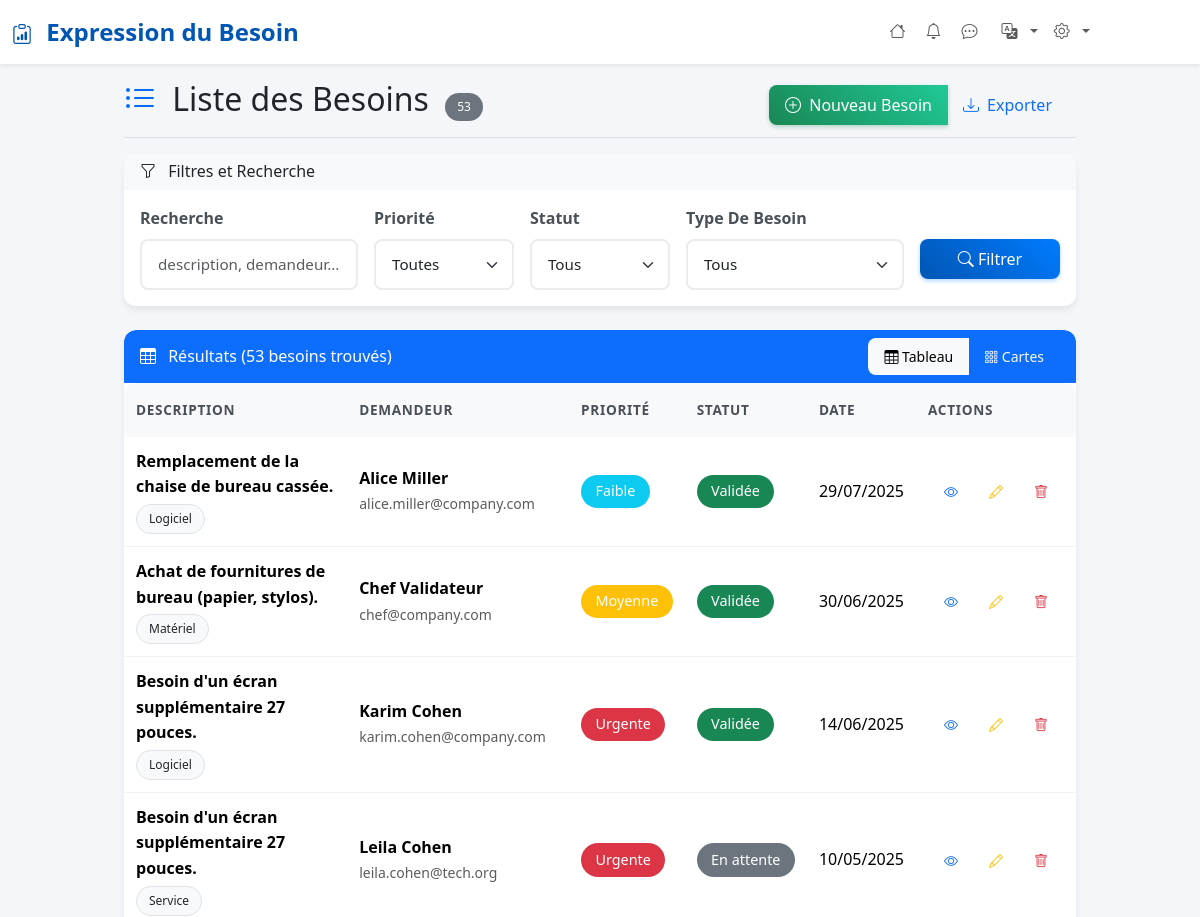
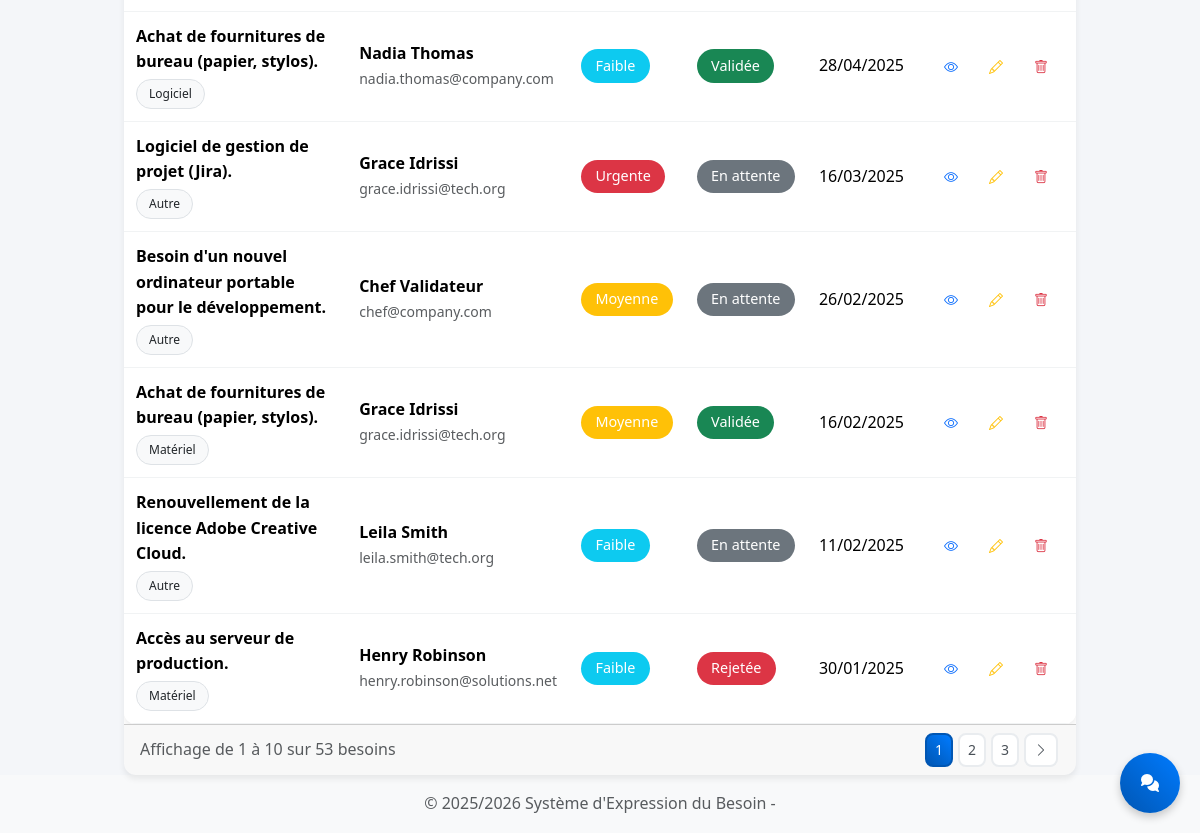
The app's page /pages/liste-besoins.php (signed in), older data (2 pictures, top to bottom).
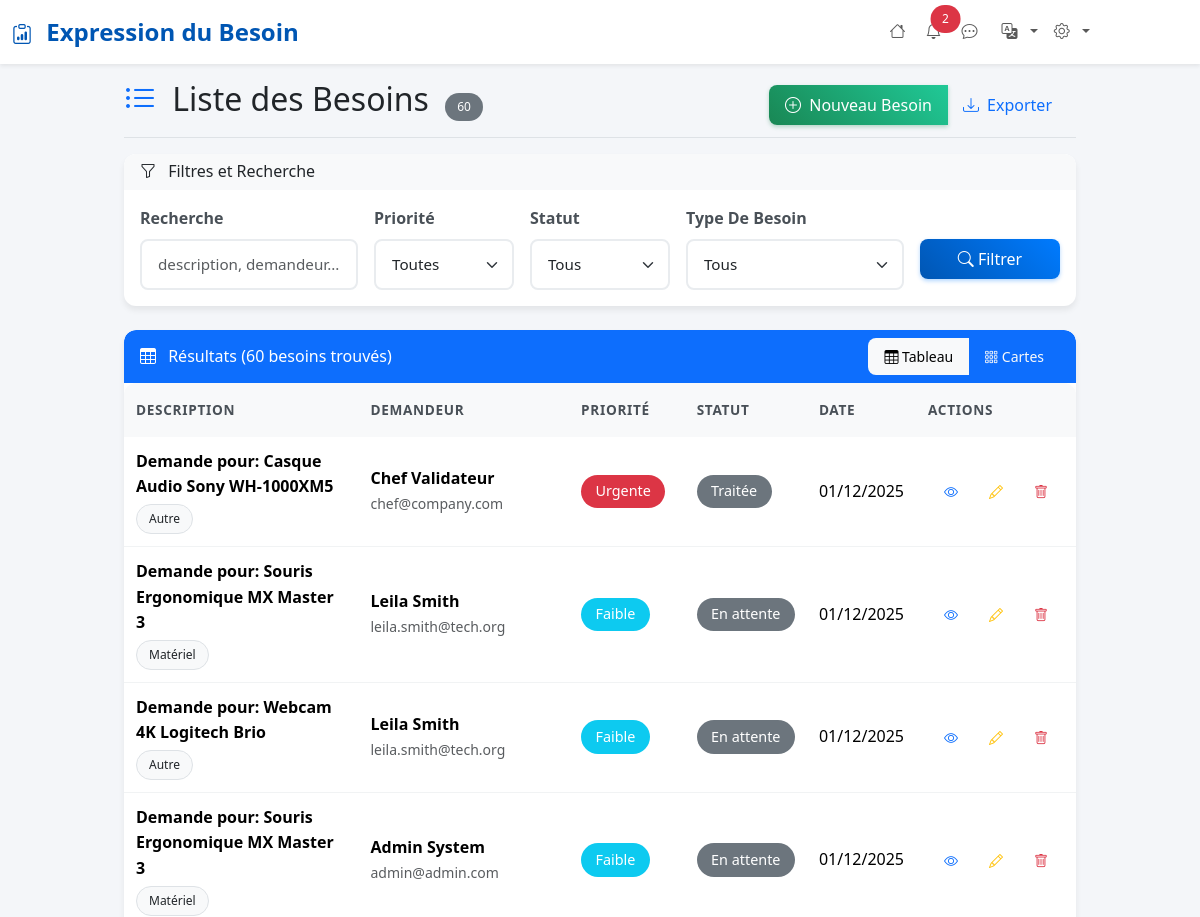
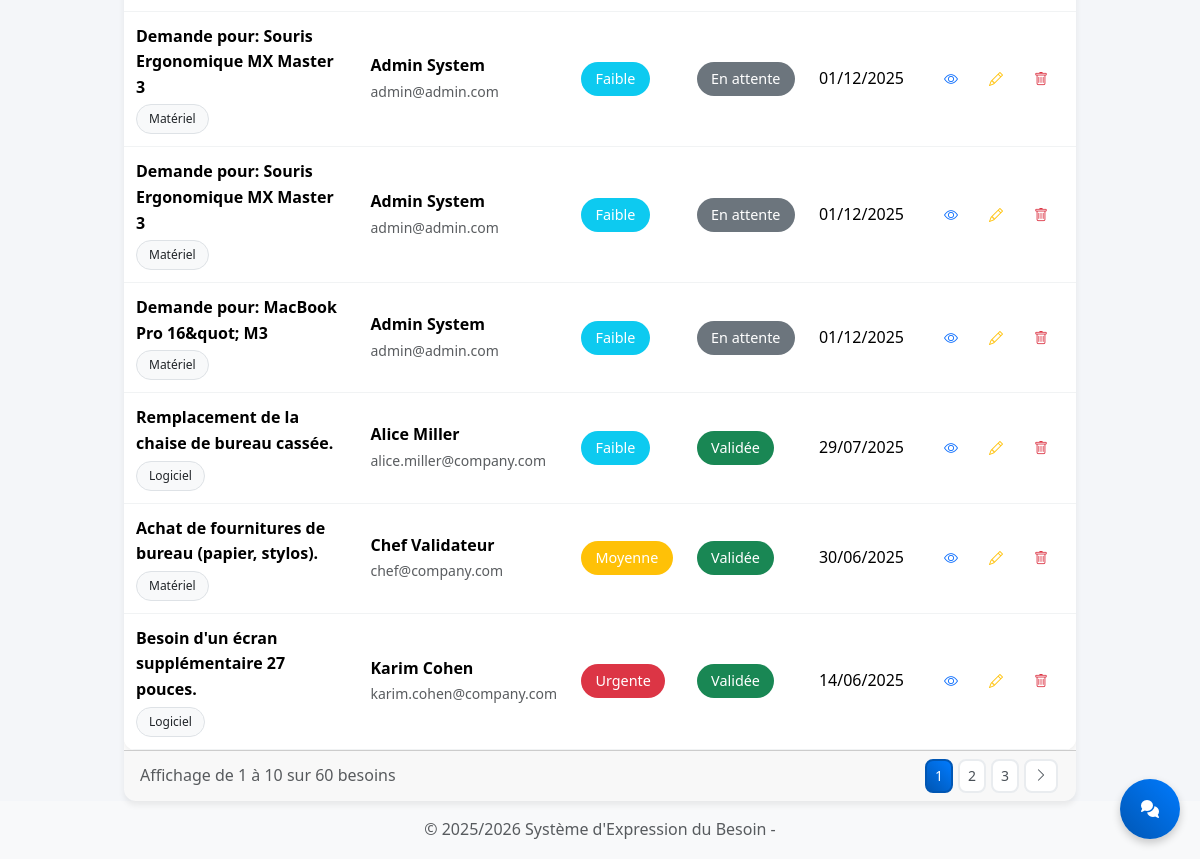
The same page, newer data (2 pictures, top to bottom).
### tables this page shows
CREATE TABLE `demandes` (
  `id` int(11) NOT NULL,
  `user_id` int(11) NOT NULL,
  `type_besoin_id` int(11) NOT NULL,
  `description` text NOT NULL,
  `urgence` enum('Faible','Moyenne','Urgente') NOT NULL DEFAULT 'Faible',
  `statut` enum('En attente','En cours de validation','Traitée') NOT NULL DEFAULT 'En attente',
  `date_creation` datetime DEFAULT current_timestamp()
);

CREATE TABLE `types_besoins` (
  `id` int(11) NOT NULL,
  `libelle` varchar(100) NOT NULL
);

CREATE TABLE `users` (
  `id` int(11) NOT NULL,
  `nom` varchar(255) NOT NULL,
  `email` varchar(255) NOT NULL,
  `password` varchar(255) NOT NULL,
  `role` enum('Demandeur','Validateur','Administrateur') NOT NULL DEFAULT 'Demandeur',
  `created_at` timestamp NOT NULL DEFAULT current_timestamp(),
  `service_id` int(11) NOT NULL DEFAULT 1
);

### includes/functions.php (called while the page is built, shortened)
<?php
function formatDate($date, $format = 'd/m/Y') {
    $dateTime = new DateTime($date);
    return $dateTime->format($format);
}
function getPriorityClass($priority) {
    switch($priority) {
        case 'Urgente':
        case 'Rejetée':
            return 'danger';
        case 'Validée': return 'success';
        case 'Moyenne': return 'warning';
        case 'Faible': return 'info';
        default: return 'secondary';
    }
}
function paginate($totalItems, $itemsPerPage = 10, $currentPage = 1) {
    $totalPages = ceil($totalItems / $itemsPerPage);
    $currentPage = max(1, min($totalPages, $currentPage));
    $offset = ($currentPage - 1) * $itemsPerPage;
    return [
        'total_items' => $totalItems,
        'items_per_page' => $itemsPerPage,
        'total_pages' => $totalPages,
        'current_page' => $currentPage,
        'offset' => $offset,
        'has_previous' => $currentPage > 1,
        'has_next' => $currentPage < $totalPages
    ];
}
function getBesoins($filters = [], $limit = 10, $offset = 0) {
    $conn = getConnection();
    $where = [];
    $params = [];
    $whereClause = !empty($where) ? ' WHERE ' . implode(' AND ', $where) : '';
    $countQuery = "
        SELECT COUNT(*) as total
        FROM demandes d
        LEFT JOIN validation v ON v.demande_id = d.id
        JOIN types_besoins t ON d.type_besoin_id = t.id
        JOIN users u ON d.user_id = u.id
        $whereClause
    ";
    $stmt = $conn->prepare($countQuery);
    $stmt->execute($params);
    $total = (int) $stmt->fetch()['total'];
    $query = "
        SELECT
            d.*,
            t.libelle AS type_besoin,
            u.nom AS demandeur_nom,
            u.email AS demandeur_email,
            CASE
                WHEN v.demande_id IS NULL THEN d.statut
                ELSE v.statut_validation
            END AS statut_final
        FROM demandes d
        LEFT JOIN validation v ON v.demande_id = d.id
        JOIN types_besoins t ON d.type_besoin_id = t.id
        JOIN users u ON d.user_id = u.id
        $whereClause
        ORDER BY d.date_creation DESC
        LIMIT :limit OFFSET :offset
    ";
    $stmt = $conn->prepare($query);
    $stmt->bindValue(':limit', (int)$limit, PDO::PARAM_INT);
    $stmt->bindValue(':offset', (int)$offset, PDO::PARAM_INT);
    $stmt->execute();
    $besoins = $stmt->fetchAll(PDO::FETCH_ASSOC);
    return [
        'besoins' => $besoins,
        'total' => $total
    ];
}
function getUnreadMessages(int $user_id):int{
    $pdo = getConnection();
    $sql = "
        SELECT COUNT(*) FROM Conversations
        WHERE receiver_id = :receiver_id AND is_read = 0;
    ";
    $stmt = $pdo->prepare($sql);
    $stmt->execute([
        "receiver_id"   => $user_id
    ]);
    return (int) $stmt->fetchColumn();
}
function getUnreadNotificationCount(int $serviceId,$isAdmin = 0): int {
    $pdo = getConnection();
    $stmt = $pdo->prepare("SELECT COUNT(*) FROM notifications WHERE service_id = :service_id AND seen = 0");
    $stmt->execute([':service_id' => $serviceId]);
    return (int) $stmt->fetchColumn();
}
?>

### pages/liste-besoins.php (the view, shortened to what the changed rows need)
<?php
include '../includes/header.php';
$page = max(1, intval($_GET['page'] ?? 1));
$itemsPerPage = 10;
$filters = [
    'priorite' => sanitize($_GET['priorite'] ?? ''),
    'statut' => sanitize($_GET['statut'] ?? ''),
    'categorie' => sanitize($_GET['categorie'] ?? ''),
    'search' => sanitize($_GET['search'] ?? '')
];
try {
    $result = getBesoins($filters, $itemsPerPage, ($page - 1) * $itemsPerPage);
    $besoins = $result['besoins'];
    $totalBesoins = $result['total'];
    $pagination = paginate($totalBesoins, $itemsPerPage, $page);
} catch (Exception $e) {
    setFlashMessage('error', 'Erreur lors du chargement des besoins : ' . $e->getMessage());
    $besoins = [];
    $totalBesoins = 0;
    $pagination = paginate(0, $itemsPerPage, 1);
}
?>
<div class="d-flex justify-content-between flex-wrap flex-md-nowrap align-items-center pt-3 pb-2 mb-3 border-bottom">
<h1 class="h2">
        <i class="bi bi-list-ul me-2 text-primary"></i>
        Liste des Besoins
        <span class="badge bg-secondary ms-2"><?php echo $totalBesoins; ?></span>
    </h1>
</div>
<div class="card">
    <div class="card-header bg-primary text-white d-flex justify-content-between align-items-center">
        <h6 class="card-title mb-0">
            <i class="bi bi-table me-2"></i>
            Résultats (<?php echo $totalBesoins; ?> besoins trouvés)
        </h6>
        <div class="btn-group btn-group-sm">
            <button class="btn btn-light btn-sm" onclick="toggleView('table')" id="tableViewBtn">
            </button>
            <button class="btn btn-outline-light btn-sm" onclick="toggleView('cards')" id="cardsViewBtn">
            </button>
        </div>
    </div>
    <div class="card-body p-0">
        <?php if (!empty($besoins)): ?>
            <div id="tableView" class="table-responsive">
                <table class="table table-hover mb-0">
                    <thead class="table-light">
                        <tr>
                            <th style="width: 40%;">Description</th>
                            <th style="width: 20%;">Demandeur</th>
                            <th style="width: 10%;">Priorité</th>
                            <th style="width: 10%;">Statut</th>
                            <th style="width: 10%;">Date</th>
                            <th style="width: 10%;">Actions</th>
                        </tr>
                    </thead>
                    <tbody>
                        <?php foreach ($besoins as $besoin): ?>
                            <tr>
                                <td>
                                    <div>
                                        <strong class="d-block"><?php echo htmlspecialchars($besoin['description']); ?></strong>
                                        <div class="mt-1">
                                            <span class="badge bg-light text-dark border">
                                                <?php echo htmlspecialchars($besoin['type_besoin']); ?>
                                            </span>
                                        </div>
                                    </div>
                                </td>
                                <td>
                                    <div>
                                        <strong class="d-block"><?php echo htmlspecialchars($besoin['demandeur_nom']); ?></strong>
                                        <small class="text-muted"><?php echo htmlspecialchars($besoin['demandeur_email']); ?></small>
                                    </div>
                                </td>
                                <td>
                                    <span class="badge bg-<?php echo getPriorityClass($besoin['urgence']); ?> fs-6">
                                        <?php echo $besoin['urgence']; ?>
                                    </span>
                                </td>
                                <td>
                                    <span class="badge bg-<?php echo getPriorityClass($besoin['statut_final']); ?> fs-6">
                                        <?php echo $besoin['statut_final']; ?>
                                    </span>
                                </td>
                               <td>
                                <?php echo formatDate($besoin['date_creation']); ?>
                                </td>
                                <td>
                                    <div class="btn-group btn-group-sm">
                                        <a href="detail-besoin.php?id=<?php echo $besoin['id']; ?>"
                                           class="btn btn-outline-primary"
                                           data-bs-toggle="tooltip"
                                           title="Voir les détails">
                                            <i class="bi bi-eye"></i>
                                        </a>
                                        <a href="detail-besoin.php?id=<?php echo $besoin['id']; ?>&edit=1"
                                           class="btn btn-outline-warning"
                                           data-bs-toggle="tooltip"
                                           title="Modifier">
                                            <i class="bi bi-pencil"></i>
                                        </a>
                                        <a href="?<?php echo http_build_query(array_merge($_GET, ['delete' => $besoin['id']])); ?>"
                                           class="btn btn-outline-danger btn-delete"
                                           data-bs-toggle="tooltip"
                                           title="Supprimer">
                                            <i class="bi bi-trash"></i>
                                        </a>
                                    </div>
                                </td>
                            </tr>
                        <?php endforeach; ?>
                    </tbody>
                </table>
            </div>
        <?php endif; ?>
    </div>
    <?php if ($totalBesoins > 0): ?>
        <div class="card-footer">
            <div class="row align-items-center">
                <div class="col-md-6">
                    <p class="text-muted mb-0">
                        Affichage de <?php echo ($pagination['offset'] + 1); ?> à
                        <?php echo min($pagination['offset'] + $itemsPerPage, $totalBesoins); ?>
                        sur <?php echo $totalBesoins; ?> besoins
                    </p>
                </div>
                <div class="col-md-6">
                    <?php if ($pagination['total_pages'] > 1): ?>
                        <nav aria-label="Pagination">
                            <ul class="pagination pagination-sm justify-content-end mb-0">
                                <?php
                                $startPage = max(1, $page - 2);
                                $endPage = min($pagination['total_pages'], $page + 2);
                                for ($i = $startPage; $i <= $endPage; $i++):
                                ?>
                                    <li class="page-item <?php echo ($i === $page) ? 'active' : ''; ?>">
                                        <a class="page-link" href="?<?php echo http_build_query(array_merge($_GET, ['page' => $i])); ?>">
                                            <?php echo $i; ?>
                                        </a>
                                    </li>
                                <?php endfor; ?>
                                <?php if ($pagination['has_next']): ?>
                                    <li class="page-item">
                                        <a class="page-link" href="?<?php echo http_build_query(array_merge($_GET, ['page' => $page + 1])); ?>">
                                            <i class="bi bi-chevron-right"></i>
                                        </a>
                                    </li>
                                <?php endif; ?>
                            </ul>
                        </nav>
                    <?php endif; ?>
                </div>
            </div>
        </div>
    <?php endif; ?>
</div>
<?php include '../includes/footer.php'; ?>

### includes/header.php (shortened to what the changed rows need)
<?php
require_once __DIR__ . '/functions.php';
$unreadCount = getUnreadNotificationCount($_SESSION['user_service'] ?? 0,
    isset($_SESSION['user_role']) && $_SESSION['user_role'] === 'Administrateur' ? 1 : 0
);
$unreadCountMessage = getUnreadMessages($_SESSION['user_id']);
?>
<!DOCTYPE html>
<html lang="fr">
<head>
    <link href="https://cdn.jsdelivr.net/npm/bootstrap@5.3.2/dist/css/bootstrap.min.css" rel="stylesheet">
    <link href="https://cdn.jsdelivr.net/npm/bootstrap-icons@1.11.2/font/bootstrap-icons.css" rel="stylesheet">
    <link rel="stylesheet" href="assets/css/style.css">
    <link rel="stylesheet" href="https://cdnjs.cloudflare.com/ajax/libs/font-awesome/7.0.1/css/all.min.css"
 />
</head>
<body>
    <nav class="navbar navbar-expand-lg navbar-light bg-white shadow-sm">
        <div class="container-fluid">
            <div class="collapse navbar-collapse" id="navbarNav">
                <ul class="navbar-nav ms-auto">
                    <?php if($_SESSION['user_role'] != 'Demandeur'): ?>
                    <li class="nav-item position-relative">
                        <a class="nav-link" href="/besoins/pages/notifications.php">
                            <i class="bi bi-bell me-1"></i>
                            <?php if (!empty($unreadCount) && $unreadCount > 0): ?>
                            <span
                                class="position-absolute -top-2 start-1 translate-middle badge rounded-pill bg-danger">
                                <?= $unreadCount ?>
                            </span>
                            <?php endif; ?>
                        </a>
                    </li>
                    <?php endif; ?>
                </ul>
            </div>
        </div>
    </nav>
    <div class="container-fluid">
        <div class="row">
            <main class="col-md-9 ms-sm-auto mx-auto col-lg-10 px-md-4">

Row changes from the older to the newer data that the page shows:
no longer on this page (row unchanged): demandes: description "Besoin d'un écran supplémentaire 27 pouces.", type_besoin.libelle "Service", user.nom "Leila Cohen", user.email "leila.cohen@tech.org", urgence "Urgente", statut_final "En attente", date_creation "10/05/2025"
no longer on this page (row edited): demandes: description "Achat de fournitures de bureau (papier, stylos).", type_besoin.libelle "Logiciel", user.nom "Nadia Thomas", user.email "nadia.thomas@company.com", urgence "Faible", statut_final "Validée", date_creation "28/04/2025"
no longer on this page (row unchanged): demandes: description "Logiciel de gestion de projet (Jira).", type_besoin.libelle "Autre", user.nom "Grace Idrissi", user.email "grace.idrissi@tech.org", urgence "Urgente", statut_final "En attente", date_creation "16/03/2025"
no longer on this page (row edited): demandes: description "Besoin d'un nouvel ordinateur portable pour le développement.", type_besoin.libelle "Autre", user.nom "Chef Validateur", user.email "chef@company.com", urgence "Moyenne", statut_final "En attente", date_creation "26/02/2025"
no longer on this page (row edited): demandes: description "Achat de fournitures de bureau (papier, stylos).", type_besoin.libelle "Matériel", user.nom "Grace Idrissi", user.email "grace.idrissi@tech.org", urgence "Moyenne", statut_final "Validée", date_creation "16/02/2025"
no longer on this page (row edited): demandes: description "Renouvellement de la licence Adobe Creative Cloud.", type_besoin.libelle "Autre", user.nom "Leila Smith", user.email "leila.smith@tech.org", urgence "Faible", statut_final "En attente", date_creation "11/02/2025"
no longer on this page (row edited): demandes: description "Accès au serveur de production.", type_besoin.libelle "Matériel", user.nom "Henry Robinson", user.email "henry.robinson@solutions.net", urgence "Faible", statut_final "Rejetée", date_creation "30/01/2025"
added demandes: description "Demande pour: Casque Audio Sony WH-1000XM5", type_besoin.libelle "Autre", user.nom "Chef Validateur", user.email "chef@company.com", urgence "Urgente", statut_final "Traitée", date_creation "01/12/2025"
added demandes: description "Demande pour: Souris Ergonomique MX Master 3", type_besoin.libelle "Matériel", user.nom "Leila Smith", user.email "leila.smith@tech.org", urgence "Faible", statut_final "En attente", date_creation "01/12/2025"
added demandes: description "Demande pour: Webcam 4K Logitech Brio", type_besoin.libelle "Autre", user.nom "Leila Smith", user.email "leila.smith@tech.org", urgence "Faible", statut_final "En attente", date_creation "01/12/2025"
added demandes: description "Demande pour: Souris Ergonomique MX Master 3", type_besoin.libelle "Matériel", user.nom "Admin System", user.email "admin@admin.com", urgence "Faible", statut_final "En attente", date_creation "01/12/2025"
added demandes: description "Demande pour: Souris Ergonomique MX Master 3", type_besoin.libelle "Matériel", user.nom "Admin System", user.email "admin@admin.com", urgence "Faible", statut_final "En attente", date_creation "01/12/2025"
added demandes: description "Demande pour: Souris Ergonomique MX Master 3", type_besoin.libelle "Matériel", user.nom "Admin System", user.email "admin@admin.com", urgence "Faible", statut_final "En attente", date_creation "01/12/2025"
added demandes: description "Demande pour: MacBook Pro 16&quot; M3", type_besoin.libelle "Matériel", user.nom "Admin System", user.email "admin@admin.com", urgence "Faible", statut_final "En attente", date_creation "01/12/2025"
Text that changed along with them:
$unreadCount: (not shown) → "2"
$totalBesoins: "53" → "60"
